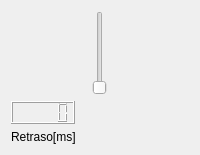
                 <widget class="QWidget" name="verticalWidget_4" native="true">
                  <property name="sizePolicy">
                   <sizepolicy hsizetype="Preferred" vsizetype="Preferred">
                    <horstretch>0</horstretch>
                    <verstretch>0</verstretch>
                   </sizepolicy>
                  </property>
                  <layout class="QVBoxLayout" name="verticalLayout_10">
                   <property name="leftMargin">
                    <number>11</number>
                   </property>
                   <property name="topMargin">
                    <number>11</number>
                   </property>
                   <property name="rightMargin">
                    <number>11</number>
                   </property>
                   <property name="bottomMargin">
                    <number>11</number>
                   </property>
                   <item alignment="Qt::AlignHCenter">
                    <widget class="QSlider" name="reverbRetrasoSlider">
                     <property name="sizePolicy">
                      <sizepolicy hsizetype="Fixed" vsizetype="Preferred">
                       <horstretch>0</horstretch>
                       <verstretch>0</verstretch>
                      </sizepolicy>
                     </property>
                     <property name="styleSheet">
                      <string notr="true"/>
                     </property>
                     <property name="maximum">
                      <number>999</number>
                     </property>
                     <property name="orientation">
                      <enum>Qt::Vertical</enum>
                     </property>
                     <property name="invertedAppearance">
                      <bool>false</bool>
                     </property>
                    </widget>
                   </item>
                   <item>
                    <widget class="QLCDNumber" name="reverbRetrasoLcd">
                     <property name="sizePolicy">
                      <sizepolicy hsizetype="Fixed" vsizetype="Fixed">
                       <horstretch>0</horstretch>
                       <verstretch>0</verstretch>
                      </sizepolicy>
                     </property>
                     <property name="frameShape">
                      <enum>QFrame::Box</enum>
                     </property>
                     <property name="smallDecimalPoint">
                      <bool>false</bool>
                     </property>
                    </widget>
                   </item>
                   <item>
                    <widget class="QLabel" name="label">
                     <property name="sizePolicy">
                      <sizepolicy hsizetype="Preferred" vsizetype="Fixed">
                       <horstretch>0</horstretch>
                       <verstretch>0</verstretch>
                      </sizepolicy>
                     </property>
                     <property name="text">
                      <string>Retraso[ms]</string>
                     </property>
                    </widget>
                   </item>
                  </layout>
                 </widget>
